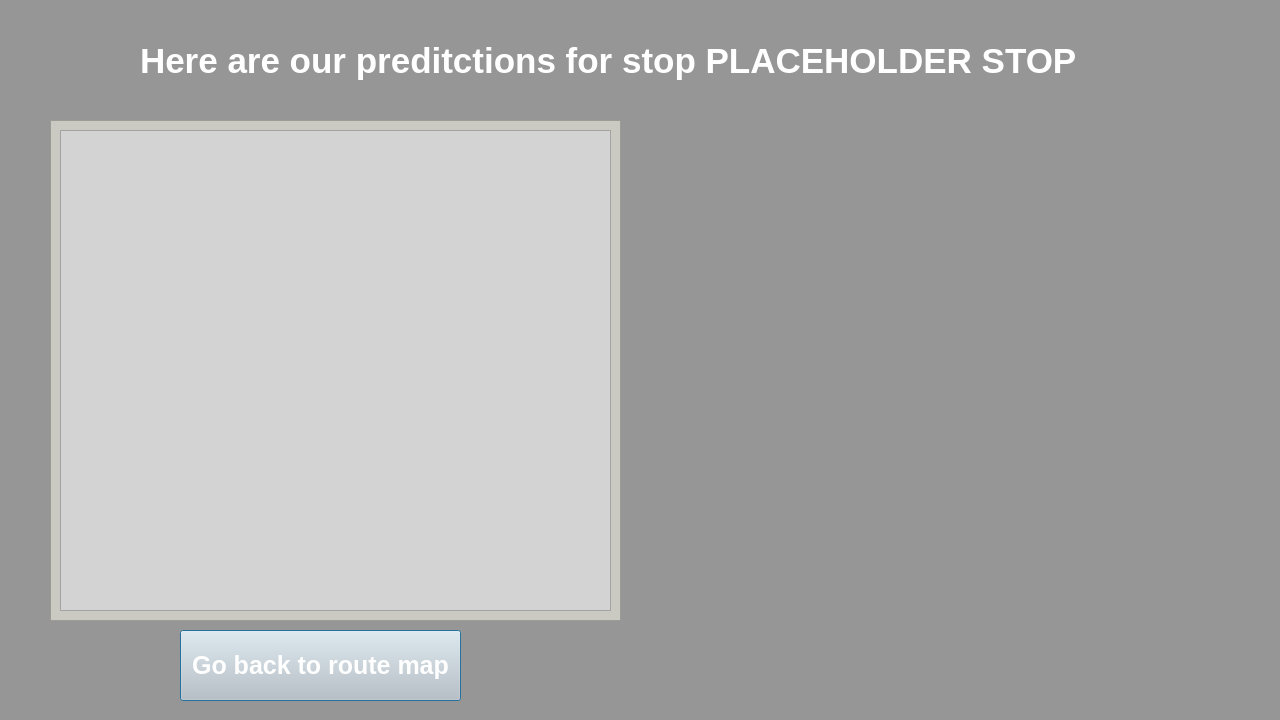
<?xml version="1.0" encoding="UTF-8"?>
<ui version="4.0">
 <class>Dialog</class>
 <widget class="QDialog" name="Dialog">
  <property name="geometry">
   <rect>
    <x>0</x>
    <y>0</y>
    <width>1280</width>
    <height>720</height>
   </rect>
  </property>
  <property name="sizePolicy">
   <sizepolicy hsizetype="Preferred" vsizetype="Preferred">
    <horstretch>0</horstretch>
    <verstretch>0</verstretch>
   </sizepolicy>
  </property>
  <property name="minimumSize">
   <size>
    <width>1280</width>
    <height>720</height>
   </size>
  </property>
  <property name="maximumSize">
   <size>
    <width>1280</width>
    <height>720</height>
   </size>
  </property>
  <property name="baseSize">
   <size>
    <width>1280</width>
    <height>720</height>
   </size>
  </property>
  <property name="windowTitle">
   <string>Dialog</string>
  </property>
  <property name="autoFillBackground">
   <bool>false</bool>
  </property>
  <property name="styleSheet">
   <string notr="true">background-color: rgb(150, 150, 150);</string>
  </property>
  <widget class="QFrame" name="frame_3">
   <property name="geometry">
    <rect>
     <x>50</x>
     <y>120</y>
     <width>571</width>
     <height>501</height>
    </rect>
   </property>
   <property name="styleSheet">
    <string notr="true">background-color: rgb(202, 202, 195)</string>
   </property>
   <property name="frameShape">
    <enum>QFrame::StyledPanel</enum>
   </property>
   <property name="frameShadow">
    <enum>QFrame::Raised</enum>
   </property>
   <widget class="QTableWidget" name="Table">
    <property name="geometry">
     <rect>
      <x>10</x>
      <y>10</y>
      <width>551</width>
      <height>481</height>
     </rect>
    </property>
    <property name="styleSheet">
     <string notr="true">background-color: rgb(211, 211, 211)</string>
    </property>
   </widget>
  </widget>
  <widget class="QLabel" name="Title">
   <property name="geometry">
    <rect>
     <x>140</x>
     <y>40</y>
     <width>981</width>
     <height>41</height>
    </rect>
   </property>
   <property name="styleSheet">
    <string notr="true">font-size: 35px; 
font-weight: bold;
color: white;
</string>
   </property>
   <property name="text">
    <string>Here are our preditctions for stop PLACEHOLDER STOP</string>
   </property>
  </widget>
  <widget class="QPushButton" name="Back_Button">
   <property name="geometry">
    <rect>
     <x>180</x>
     <y>630</y>
     <width>281</width>
     <height>71</height>
    </rect>
   </property>
   <property name="styleSheet">
    <string notr="true">font-size: 25px; 

font-weight: bold;
color: white;
background-color:rgb(200, 200, 200)</string>
   </property>
   <property name="text">
    <string>Go back to route map</string>
   </property>
  </widget>
 </widget>
 <resources/>
 <connections/>
</ui>
